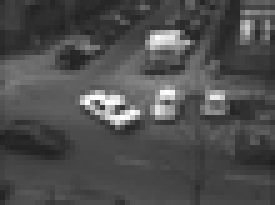
#> input picture data/taxi/taxi9.png, 55 x 41 px, shrunk from 256 x 190 before the run, found by its file name (shown 5 times larger); the run also reads 1 picture not shown here
$ python nagel_taxi.py
#> lines starting #> are read from the running program, lines starting #| are printed output that depends on the picture
### python/gradhorn.py
import numpy as np

def gradhorn(I1, I2):
    h, w = I1.shape

    Ix_valid = 0.25 * (I1[:-1, 1:] - I1[:-1, :-1] + I1[1:, 1:] - I1[1:, :-1] +
                       I2[:-1, 1:] - I2[:-1, :-1] + I2[1:, 1:] - I2[1:, :-1])

    Iy_valid = 0.25 * (I1[1:, :-1] - I1[:-1, :-1] + I1[1:, 1:] - I1[:-1, 1:] +
                       I2[1:, :-1] - I2[:-1, :-1] + I2[1:, 1:] - I2[:-1, 1:])

    It_valid = 0.25 * (I2[:-1, :-1] - I1[:-1, :-1] + I2[1:, :-1] - I1[1:, :-1] +
                       I2[:-1, 1:] - I1[:-1, 1:] + I2[1:, 1:] - I1[1:, 1:])

    Ix = np.zeros((h, w), dtype=np.float32)
    Iy = np.zeros((h, w), dtype=np.float32)
    It = np.zeros((h, w), dtype=np.float32)

    Ix[:-1, :-1] = Ix_valid
    Iy[:-1, :-1] = Iy_valid
    It[:-1, :-1] = It_valid

    Ix[:, -1] = Ix[:, -2]
    Iy[:, -1] = Iy[:, -2]
    It[:, -1] = It[:, -2]

    Ix[-1, :] = Ix[-2, :]
    Iy[-1, :] = Iy[-2, :]
    It[-1, :] = It[-2, :]

    return Ix, Iy, It

### python/nagel.py
import numpy as np
import error_functions as err
import matplotlib.pyplot as plt
import utils
from gradhorn import gradhorn
from scipy.signal import convolve2d

A = np.array([
    [1/12, 1/6, 1/12],
    [1/6, 0, 1/6],
    [1/12, 1/6, 1/12]
])

def eta(f, Ix, Iy, q):
    f_avg = convolve2d(f, A, mode='same', boundary='symm')
    kernel = np.array([[-1, 0, 1]])
    fx = convolve2d(f, kernel / 2, mode='same', boundary='symm')
    fy = convolve2d(f, kernel.T / 2, mode='same', boundary='symm')
    fxy = convolve2d(fx, kernel.T / 2, mode='same', boundary='symm')

    grad_f = np.stack([fx, fy], axis=-1).reshape(fx.shape + (2, 1))

    return f_avg - 2 * Ix * Iy * fxy - (q @ grad_f).reshape(fx.shape)

def compute_V(Ix, Iy, delta):
    denominator = Ix**2 + Iy**2 + 2 * delta
    numerator = np.array([
        [Iy**2 + delta, -Ix * Iy],
        [-Ix * Iy, Ix**2 + delta]
    ])
    return (numerator / denominator).transpose(-2, -1, 0, 1)

def compute_q(V, Ix, Iy, Ixx, Ixy, Iyy, delta):
    denominator = (Ix**2 + Iy**2 + 2 * delta).reshape(Ix.shape + (1, 1))
    grad_I = np.array([Ix, Iy]).reshape(Ix.shape + (1, 2))
    V_0 = np.array([
        [Iyy, -Ixy],
        [-Ixy, Ixx]
    ]).transpose(-2, -1, 0, 1)
    V_1 = 2 * np.array([
        [Ixx, Ixy],
        [Ixy, Iyy]
    ]).transpose(-2, -1, 0, 1)

    V_term = V_0 + V_1 @ V
    q = (grad_I @ V_term)
    return q / denominator


def nagel(I1, I2, N, alpha, delta=0.1):
    Ix, Iy, It = gradhorn(I1, I2)
    Ixx, Ixy, _ = gradhorn(Ix, Ix)
    _, Iyy, _ = gradhorn(Iy, Iy)
    u = v = np.zeros_like(Ix)

    V = compute_V(Ix, Iy, delta)
    q = compute_q(V, Ix, Iy, Ixx, Ixy, Iyy, delta)

    for _ in range(N):
        u_eta = eta(u, Ix, Iy, q)
        v_eta = eta(v, Ix, Iy, q)
        update_term = (Ix * u_eta + Iy * v_eta + It) / (alpha + Ix**2 + Iy**2)
        u = u_eta - Ix * update_term
        v = v_eta - Iy * update_term
    return u, v

def run_alpha_search(I1, I2, GT, alphas, delta=0.1, N=1000, plot=False, compute_stats=True, data_name=''):
    errors = []
    stats = {} if GT is not None else None
    optimal_alpha = None
    for alpha in alphas:
        u, v = nagel(I1, I2, N, alpha, delta)
        w_e = np.stack((u, v), axis=2)
        if GT is not None:
            mean, _ = err.angular_error(GT, w_e)
            print(f'Alpha: {alpha}, Error: {mean:.5f}')
        else:
            print(f'Alpha: {alpha}')
        if plot:
            utils.plot_flow_results(u, v, save_path=f'plot_nagel/{data_name}_{alpha}.png')
        if GT is not None and compute_stats:
            stats.update(utils.get_stats(GT, w_e, alpha))
            errors.append(mean)
    if GT is not None:
        optimal_alpha = alphas[np.argmin(errors)]
        print(f'Optimal alpha: {optimal_alpha} with angular error: {min(errors):.5f}')
    return optimal_alpha, stats

def run_nagel(I1, I2, GT=None, delta=0.1, alphas=None, N=1000, plot=False, data_name=''):
    if alphas is None:
        alphas = 10.0 ** np.linspace(-4, 1, 6)

    optimal_alpha, stats = run_alpha_search(I1, I2, GT, alphas, delta, N=N, plot=plot, compute_stats=True, data_name=data_name)

    if optimal_alpha:
        u, v = nagel(I1, I2, N, optimal_alpha, delta)
        utils.plot_flow_results(u, v, save_path=f'plot_nagel/{data_name}_{optimal_alpha}.png')
    if stats:
        utils.print_stats(stats)

# [25 lines left out: function plot_error_vs_delta, not called in this run]

### python/utils.py
import numpy as np
import matplotlib.pyplot as plt
from middlebury import computeColor
import error_functions as err

def plot_flow_results(u, v, step=10, save_path='result.png'):
    plt.figure(figsize=(12, 5))

    plt.subplot(1, 2, 1)
    plt.imshow(computeColor(u, v))

    plt.subplot(1, 2, 2)
    x, y = np.meshgrid(np.arange(u.shape[1]), np.arange(u.shape[0]))

    plt.quiver(x[::step, ::step], y[::step, ::step],
               u[::step, ::step], v[::step, ::step],
               color='red', angles='xy')
    plt.gca().invert_yaxis()
    plt.savefig(save_path)

    plt.show()

# [22 lines left out: functions get_stats, print_stats, not called in this run]

### python/middlebury.py
## Middlebury color representation
##
## according to Matlab source code of Deqing Sun (dqsun@cs.brown.edu)
## Python translation by Dominique Bereziat (dominique.bereziat@lip6.fr)

import numpy as np
import os

def computeColor( U, V, norma=False):
    """ Compute a colormap according the Middlebury convention
        norma: if True, normalize vector field
    """

    def colorWheel():
        """ internal function """
        RY,YG,GC = 15,6,4
        CB,BM,MR = 11,13,6

        ncols = RY+YG+GC+CB+BM+MR
        colwheel = np.zeros((ncols,3),dtype=np.uint8)

        col = 0
        colwheel[:RY,0] = 255
        colwheel[:RY,1] = np.floor(255*np.arange(RY)/RY)
        col += RY

        colwheel[col:col+YG,0] = 255 - np.floor(255*np.arange(YG)/YG)
        colwheel[col:col+YG,1] = 255
        col += YG

        colwheel[col:col+GC,1] = 255
        colwheel[col:col+GC,2] = np.floor(255*np.arange(GC)/GC)
        col += GC

        colwheel[col:col+CB,1] = 255 - np.floor(255*np.arange(CB)/CB)
        colwheel[col:col+CB,2] = 255
        col += CB

        colwheel[col:col+BM,2] = 255
        colwheel[col:col+BM,0] = np.floor(255*np.arange(BM)/BM)
        col += BM

        colwheel[col:col+MR,2] = 255 - np.floor(255*np.arange(MR)/MR)
        colwheel[col:col+MR,0] = 255

        return colwheel

    U, V = np.array(U), np.array(V)
    # U,V = W[:,:,0], W[:,:,1]
    nanIdx = np.isnan(U) | np.isnan(V)
    U[nanIdx] = 0
    V[nanIdx] = 0

    colwheel = colorWheel()
    ncols = colwheel.shape[0]

    rad = np.sqrt(U**2+V**2)
    if norma:
        U /= np.max(rad)
        V /= np.max(rad)
        rad = np.sqrt(U**2+V**2)

    a = np.arctan2(-V,-U)/np.pi

    fk = (a+1)/2 * (ncols-1) # -1~1 maped to 0~ncols-1
    k0 = np.uint8(np.floor(fk))
    k1 = (k0+1)%ncols
    f = fk - k0
    img = np.empty((U.shape[0],U.shape[1],3),dtype=np.uint8)

    for i in range(3):
        tmp = colwheel[:,i]
        col0 = tmp[k0]/255;
        col1 = tmp[k1]/255;
        col = (1-f)*col0 + f*col1
        idx = rad <=1
        col[idx] = 1 - rad[idx] * (1-col[idx])
        col[~idx] *= 0.75
        # img[:,:,i] = np.uint8(np.floor(255*col*(1-nanIdx)))
        img[:,:,2-i] = np.uint8(np.floor(255*col*(1-nanIdx)))
    return img


TAG_FLOAT = 202021.25

# [14 lines left out: function readflo, not called in this run]

# [19 lines that do not run on import are left out]

### python/nagel_taxi.py
from nagel import run_nagel
import matplotlib.pyplot as plt

IM1_PATH = 'data/taxi/taxi9.png'
IM2_PATH = 'data/taxi/taxi10.png'


if __name__ == "__main__":
    I1 = plt.imread(IM1_PATH)
#> I1 is the input picture: shape (41, 55) float32; min 0.122, max 1, mean 0.307
    I2 = plt.imread(IM2_PATH)

    alphas = [0.001, 0.01, 0.1, 1.0]

    run_nagel(I1, I2, N=1000, alphas=alphas, plot=True, data_name='taxi')
#> the loop in run_alpha_search, `for alpha in alphas:` made 4 passes
#> pass 1, in gradhorn, `Ix_valid = 0.25 * (I1[:-1, 1:] - I1[:-1, :-1] + I1[1:, 1:] - I1[1:, :-..`:
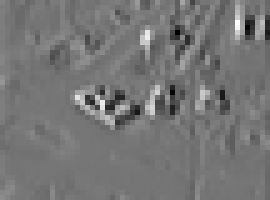
#> Ix_valid: shape (40, 54) float32 (shown 5 times larger); min -0.363, max 0.423, mean -0.000174; drawn with min black and max white
#> pass 1, in gradhorn, `Iy_valid = 0.25 * (I1[1:, :-1] - I1[:-1, :-1] + I1[1:, 1:] - I1[:-1, 1..`:
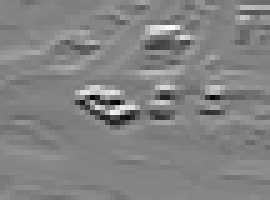
#> Iy_valid: shape (40, 54) float32 (shown 5 times larger); min -0.573, max 0.544, mean 0.00117; drawn with min black and max white
#> pass 1, in gradhorn, `It_valid = 0.25 * (I2[:-1, :-1] - I1[:-1, :-1] + I2[1:, :-1] - I1[1:, ..`:
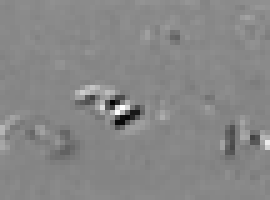
#> It_valid: shape (40, 54) float32 (shown 5 times larger); min -0.0882, max 0.0745, mean -0.00189; drawn with min black and max white
#> pass 1, in nagel, `Ix, Iy, It = gradhorn(I1, I2)`:
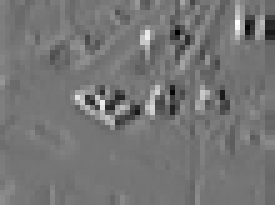
#> Ix: shape (41, 55) float32 (shown 5 times larger); min -0.363, max 0.423, mean -0.000997; drawn with min black and max white
#> pass 1, in plot_flow_results, `plt.savefig(save_path)`:
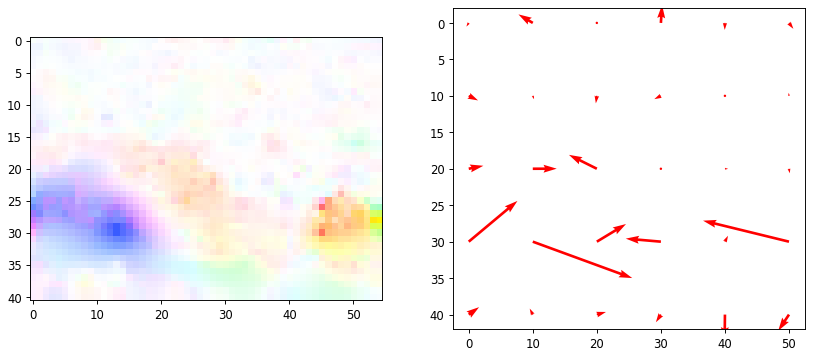
#> figure drawn by matplotlib, 2 panels
#> pass 2, in plot_flow_results (call 2), `plt.savefig(save_path)`:
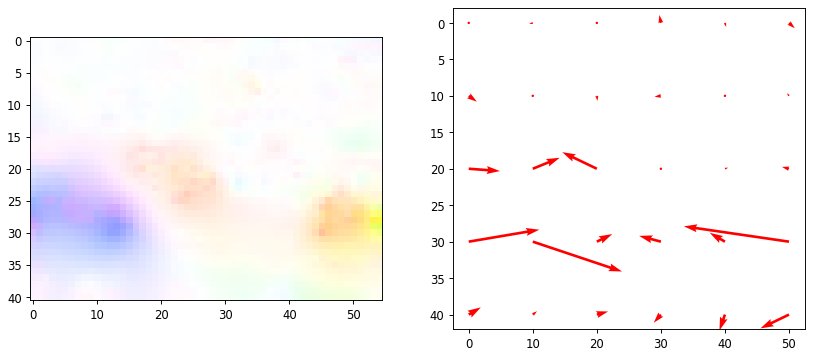
#> figure drawn by matplotlib, 2 panels
#> after the loop in run_alpha_search, `for alpha in alphas:`:
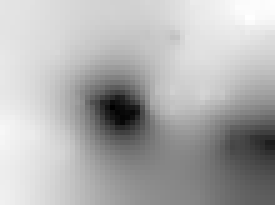
#> u: shape (41, 55) float64 (shown 5 times larger); min -0.105, max -0.0032, mean -0.0347; drawn with min black and max white
#> after the loop in run_alpha_search, `for alpha in alphas:`: errors = []
